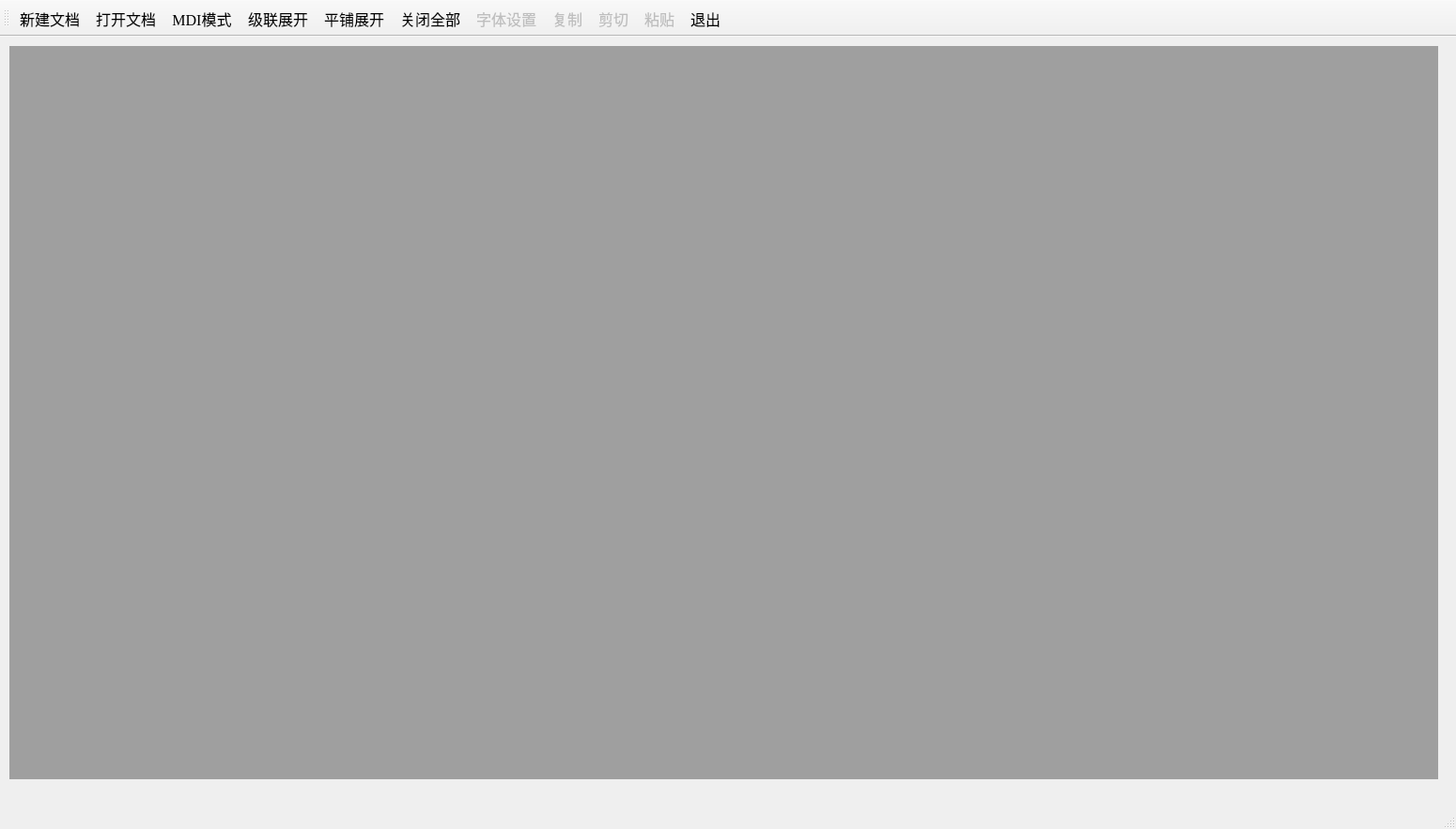
<?xml version="1.0" encoding="UTF-8"?>
<ui version="4.0">
 <class>TestMDI</class>
 <widget class="QMainWindow" name="TestMDI">
  <property name="geometry">
   <rect>
    <x>0</x>
    <y>0</y>
    <width>1550</width>
    <height>883</height>
   </rect>
  </property>
  <property name="minimumSize">
   <size>
    <width>1550</width>
    <height>0</height>
   </size>
  </property>
  <property name="maximumSize">
   <size>
    <width>1600</width>
    <height>16777215</height>
   </size>
  </property>
  <property name="font">
   <font>
    <family>Times New Roman</family>
    <pointsize>12</pointsize>
   </font>
  </property>
  <property name="windowTitle">
   <string>TestMDI</string>
  </property>
  <widget class="QWidget" name="centralwidget">
   <widget class="QMdiArea" name="mdiArea">
    <property name="geometry">
     <rect>
      <x>10</x>
      <y>10</y>
      <width>1521</width>
      <height>781</height>
     </rect>
    </property>
   </widget>
  </widget>
  <widget class="QMenuBar" name="menubar">
   <property name="geometry">
    <rect>
     <x>0</x>
     <y>0</y>
     <width>1550</width>
     <height>32</height>
    </rect>
   </property>
  </widget>
  <widget class="QStatusBar" name="statusbar"/>
  <widget class="QToolBar" name="toolBar">
   <property name="windowTitle">
    <string>toolBar</string>
   </property>
   <property name="toolButtonStyle">
    <enum>Qt::ToolButtonTextBesideIcon</enum>
   </property>
   <attribute name="toolBarArea">
    <enum>TopToolBarArea</enum>
   </attribute>
   <attribute name="toolBarBreak">
    <bool>false</bool>
   </attribute>
   <addaction name="actDoc_New"/>
   <addaction name="actDoc_Open"/>
   <addaction name="actViewMode"/>
   <addaction name="actCascade"/>
   <addaction name="actTile"/>
   <addaction name="actCloseALL"/>
   <addaction name="actFont"/>
   <addaction name="actCopy"/>
   <addaction name="actCut"/>
   <addaction name="actPaste"/>
   <addaction name="actQuit"/>
  </widget>
  <action name="actDoc_New">
   <property name="icon">
    <iconset resource="images.qrc">
     <normaloff>:/images/100.bmp</normaloff>:/images/100.bmp</iconset>
   </property>
   <property name="text">
    <string>新建文档</string>
   </property>
   <property name="toolTip">
    <string>新建文档窗口</string>
   </property>
  </action>
  <action name="actQuit">
   <property name="icon">
    <iconset resource="images.qrc">
     <normaloff>:/images/132.bmp</normaloff>:/images/132.bmp</iconset>
   </property>
   <property name="text">
    <string>退出</string>
   </property>
   <property name="toolTip">
    <string>退出本系统</string>
   </property>
  </action>
  <action name="actDoc_Open">
   <property name="icon">
    <iconset resource="images.qrc">
     <normaloff>:/images/122.bmp</normaloff>:/images/122.bmp</iconset>
   </property>
   <property name="text">
    <string>打开文档</string>
   </property>
   <property name="toolTip">
    <string>打开文档</string>
   </property>
  </action>
  <action name="actFont">
   <property name="enabled">
    <bool>false</bool>
   </property>
   <property name="icon">
    <iconset resource="images.qrc">
     <normaloff>:/images/506.bmp</normaloff>:/images/506.bmp</iconset>
   </property>
   <property name="text">
    <string>字体设置</string>
   </property>
   <property name="toolTip">
    <string>字体设置</string>
   </property>
  </action>
  <action name="actCut">
   <property name="enabled">
    <bool>false</bool>
   </property>
   <property name="icon">
    <iconset resource="images.qrc">
     <normaloff>:/images/200.bmp</normaloff>:/images/200.bmp</iconset>
   </property>
   <property name="text">
    <string>剪切</string>
   </property>
   <property name="toolTip">
    <string>剪切</string>
   </property>
  </action>
  <action name="actCopy">
   <property name="enabled">
    <bool>false</bool>
   </property>
   <property name="icon">
    <iconset resource="images.qrc">
     <normaloff>:/images/202.bmp</normaloff>:/images/202.bmp</iconset>
   </property>
   <property name="text">
    <string>复制</string>
   </property>
   <property name="toolTip">
    <string>复制</string>
   </property>
  </action>
  <action name="actPaste">
   <property name="enabled">
    <bool>false</bool>
   </property>
   <property name="icon">
    <iconset resource="images.qrc">
     <normaloff>:/images/204.bmp</normaloff>:/images/204.bmp</iconset>
   </property>
   <property name="text">
    <string>粘贴</string>
   </property>
   <property name="toolTip">
    <string>粘贴</string>
   </property>
  </action>
  <action name="actViewMode">
   <property name="checkable">
    <bool>true</bool>
   </property>
   <property name="icon">
    <iconset resource="images.qrc">
     <normaloff>:/images/230.bmp</normaloff>:/images/230.bmp</iconset>
   </property>
   <property name="text">
    <string>MDI模式</string>
   </property>
   <property name="toolTip">
    <string>窗口模式或页面模式</string>
   </property>
  </action>
  <action name="actCascade">
   <property name="icon">
    <iconset resource="images.qrc">
     <normaloff>:/images/400.bmp</normaloff>:/images/400.bmp</iconset>
   </property>
   <property name="text">
    <string>级联展开</string>
   </property>
   <property name="toolTip">
    <string>窗口级联展开</string>
   </property>
  </action>
  <action name="actTile">
   <property name="icon">
    <iconset resource="images.qrc">
     <normaloff>:/images/406.bmp</normaloff>:/images/406.bmp</iconset>
   </property>
   <property name="text">
    <string>平铺展开</string>
   </property>
   <property name="toolTip">
    <string>窗口平铺展开</string>
   </property>
  </action>
  <action name="actCloseALL">
   <property name="icon">
    <iconset resource="images.qrc">
     <normaloff>:/images/128.bmp</normaloff>:/images/128.bmp</iconset>
   </property>
   <property name="text">
    <string>关闭全部</string>
   </property>
   <property name="toolTip">
    <string>关闭所有窗口</string>
   </property>
  </action>
 </widget>
 <resources>
  <include location="images.qrc"/>
 </resources>
 <connections>
  <connection>
   <sender>actQuit</sender>
   <signal>triggered()</signal>
   <receiver>TestMDI</receiver>
   <slot>close()</slot>
   <hints>
    <hint type="sourcelabel">
     <x>-1</x>
     <y>-1</y>
    </hint>
    <hint type="destinationlabel">
     <x>749</x>
     <y>404</y>
    </hint>
   </hints>
  </connection>
 </connections>
</ui>
